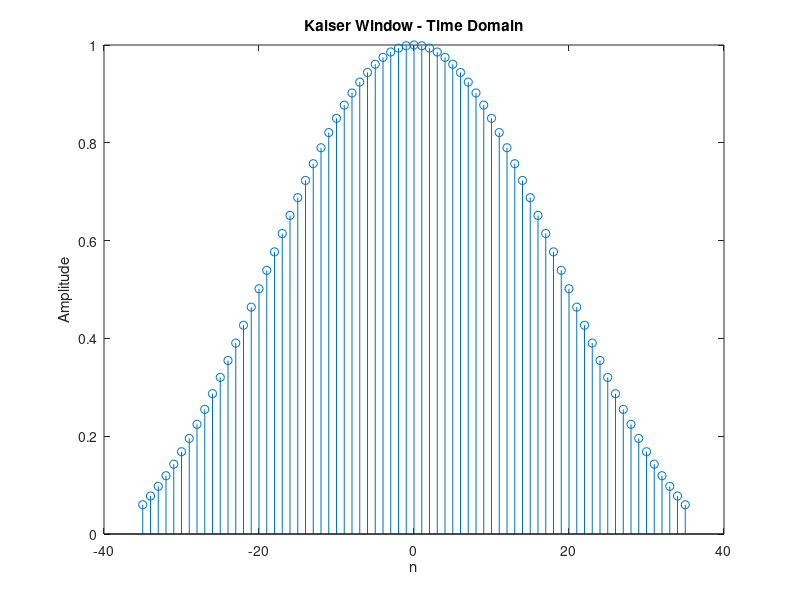
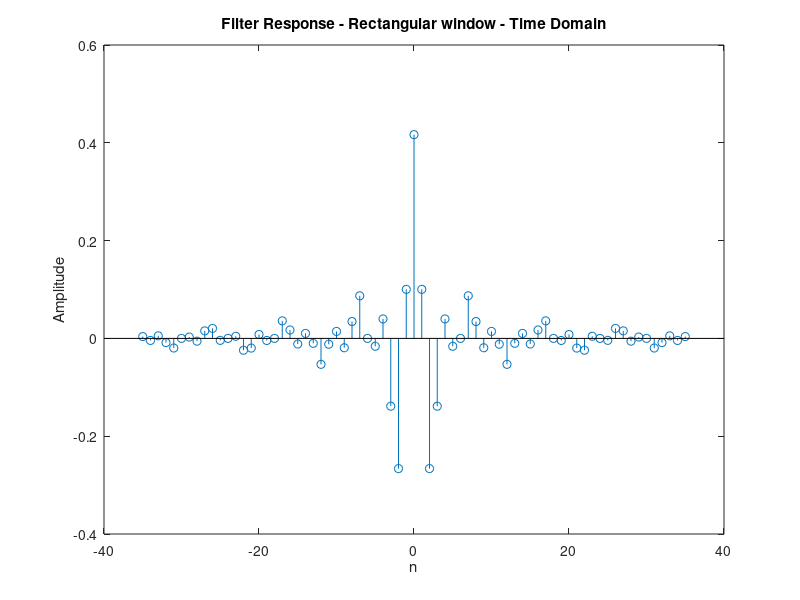
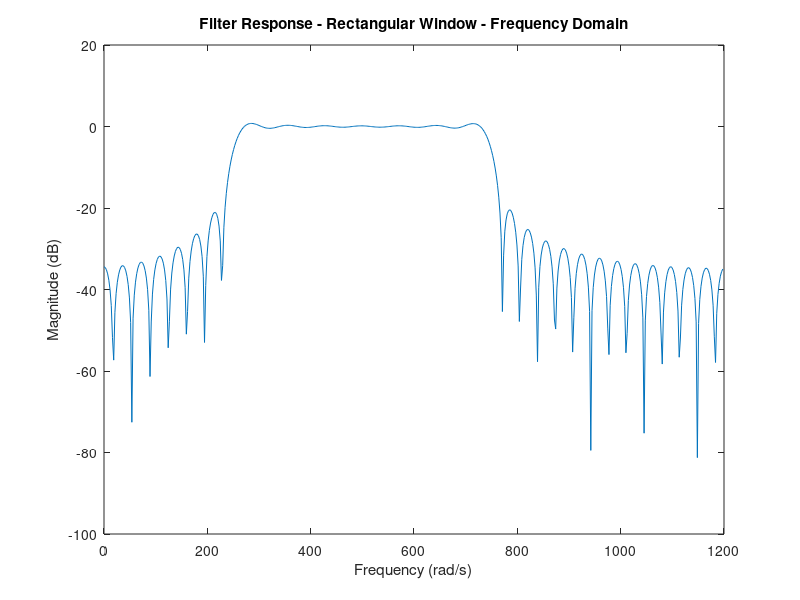
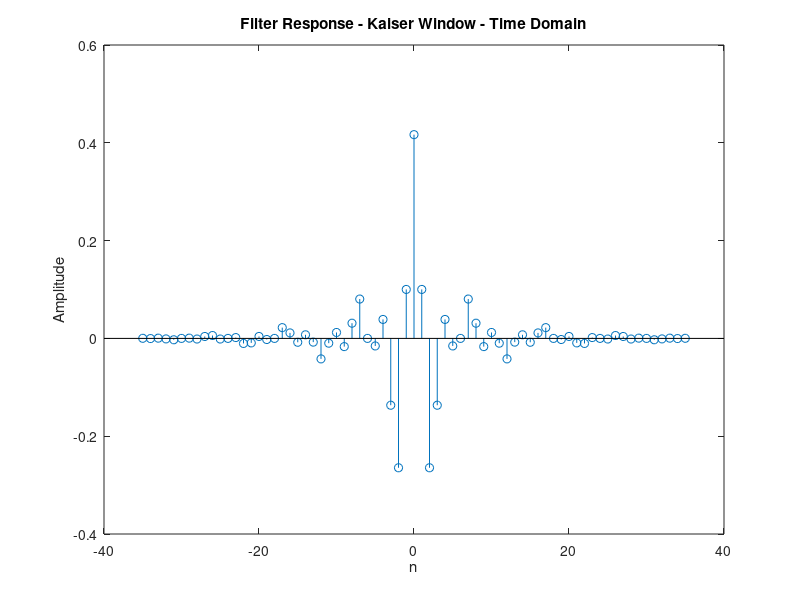

MATLAB code to generate these figures, in order:
%% FIR Filter Design
%% Specifications Given

A = 3;
B = 3;
C = 0;

A_tilda_p = 0.03+0.01*A;   % dB max passband ripple
A_tilda_a = 45+B;          %dB min stopband attenuation
wp1 = C*100+300;           %rad/s lower passband edge
wp2 = C*100+700;           %rad/s upper passband edge
wa1 = C*100+150;           %rad/s lower stopband edge
wa2 = C*100+800;           %rad/s upper stopband edge
ws = 2*(C*100+1200);       %sampling freqency
A_tilda_p;
%% Derived Specifications

bt1 = wp1-wa1;      %lower transition width
bt2 = wa2-wp2;      % upper transisiton width
bt = min(bt1,bt2);  %critical transition width
wc1 = wp1-bt/2;     % lower cutoff frequency
wc2 = wp2+bt/2;     % upper cutoff frequency
T = 2*pi/ws;        % sampling period
%% Kaiser Window Parameters

deltaP = (10^(0.05*A_tilda_p) - 1)/ (10^(0.05*A_tilda_p) + 1); % calculating delta
deltaA = 10^(-0.05*A_tilda_a);
delta = min(deltaP,deltaA);

Aa = -20*log10(delta);                          % Actual stopband attenuation

if Aa<=21                                       % Calculating alpha 
    alpha = 0;
elseif Aa>21 && Aa<= 50
    alpha = 0.5842*(Aa-21)^0.4 + 0.07886*(Aa-21);
else
    alpha = 0.1102*(Aa-8.7);
end

if Aa <= 21                                     % Calculating D
    D = 0.9222;
else
    D = (Aa-7.95)/14.36;
end

N = ceil(ws*D/bt +1);                           % order of the filter
if mod(N,2) == 0    
    N = N+1;
end

n = -(N-1)/2:1:(N-1)/2;                        % length of the filter

beta = alpha*sqrt(1-(2*n/(N-1)).^2);
%% Generating I(alpha)

bessellimit = 50;

Ialpha = 1;
for k = 1:bessellimit
    termk = (1/factorial(k)*(alpha/2).^k).^2;
    Ialpha = Ialpha + termk;
end
%% Generating I(beta) %%

Ibeta = 1;
k = 1;
for k = 1:bessellimit
    termk = (1/factorial(k)*(beta/2).^k).^2;
    Ibeta = Ibeta + termk;
end
%% Obtaining Kaiser Window

wknt = Ibeta/Ialpha;

figure
stem(n,wknt)
xlabel('n')
ylabel('Amplitude')
title('Kaiser Window - Time Domain');
%% Generating Impulse Response

nleft = -(N-1)/2:-1;
hntleft = 1./(nleft*pi).*(sin(wc2*nleft*T)-sin(wc1*nleft*T));

nright = 1:(N-1)/2;
hntright = 1./(nright*pi).*(sin(wc2*nright*T)-sin(wc1*nright*T));

hnt0 = 2/ws*(wc2-wc1);

hnt = [hntleft,hnt0,hntright];
figure
stem(n,hnt)
xlabel('n')
ylabel('Amplitude')
title(strcat(['Filter Response - Rectangular window - Time Domain']));

figure
[h,w] = freqz(hnt);
w = w/T;
h = 20*log10(h);
plot(w,h)
xlabel('Frequency (rad/s)')
ylabel('Magnitude (dB)')
title(strcat(['Filter Response - Rectangular Window - Frequency Domain']));
%% Applying the window to the filter

filter = hnt.*wknt;
figure
stem(n,filter)
xlabel('n')
ylabel('Amplitude')
title(strcat(['Filter Response - Kaiser Window - Time Domain']));

figure
[h,w] = freqz(filter);
w = w/T;
h = 20*log10(abs(h));
plot(w,h)
xlabel('Frequency (rad/s)')
ylabel('Magnitude (dB)')
title(strcat(['Filter Response - Kaiser Window - Frequency Domain']));
%% Plotting the Passband %%

figure
start = round(length(w)/(ws/2)*wc1);
finish = round((length(w)/(ws/2)*wc2));
wpass = w(start:finish);
hpass = (h(start:finish));
plot(wpass,hpass)
axis([-inf, inf, -0.1, 0.1]);
xlabel('Frequency (rad/s)')
ylabel('Magnitude (dB)')
title('Passband - Frequency Domain');
%% Input signal generation %%

w1 = wc1/2;                             %% component frequencies of the input
w2 = wc1 + (wc2-wc1)/2;
w3 = wc2 + (ws/2-wc2)/2;
wi = [w1,w2,w3];
wi
n1 = 0:1:300;                           %% x axis for discrete signal
n2 = 0:0.1:300;                         %% x axis for envelope

xnt = 0;     
xdash =0;

for each = wi                        
    xnt = xnt+ sin(each.*n1.*T);        %% generate discrete signal
    xdash = xdash+sin(each.*n2.*T);     %% generate envelope
end
%% Using DFT to check the filtering %%

% Filtering using frequency domain multiplication - see function getfiltered.m %%

Npoint = length(xnt) + length(filter) - 1;      % length for fft in x dimension
xfft = fft(xnt,Npoint);
filterfft = fft(filter,Npoint);
outfft = filterfft .* xfft;
out = ifft(outfft,Npoint);

out1 = out(floor(N/2)+1:length(out)-floor(N/2)); % account for shifting delay


% Frequency domain representation of input signal before filtering

figure 
subplot(2,1,1)

Npoint = length(xnt);  
xfft = fft(xnt,Npoint);
x1 = n1/length(n1)*ws-ws/2;
plot(x1,abs(xfft))
xlabel('Frequency rad/s')
ylabel('Magnitude')
title(strcat(['Input signal',' ','- Frequency Domain']));

% Frequency domain representation of input signal after filtering

subplot(2,1,2)
Npoint = length(out1);  % length for fft in x dimension
xffout = fft(out1,Npoint);
x1 = n1/length(n1)*ws-ws/2;
plot(x1,abs(xffout))
xlabel('Frequency rad/s')
ylabel('Magnitude')
title(strcat(['Output signal',' ','- Frequency Domain']));



% time domain representation of input signal before filtering

figure
subplot(2,1,1)
stem(n1,xnt)
xlabel('n')
ylabel('Amplitude')
title(strcat(['Input signal',' ','- Time Domain']));
hold on 
xlim([100 150])
plot(n2,xdash)
legend('Input signal','Input signal envelope');


% Time domain representation of Onput signal (after filtering)

subplot(2,1,2)
stem(n1,out1)
xlabel('n')
ylabel('Amplitude')
title(strcat(['Output signal',' ','- Time Domain']));

hold on
xlim([100 150])
ylim([-2 2])
plot(n2,sin(w2.*n2.*T))
legend('Output signal','Envelope of the middle frequency component of the input signal');